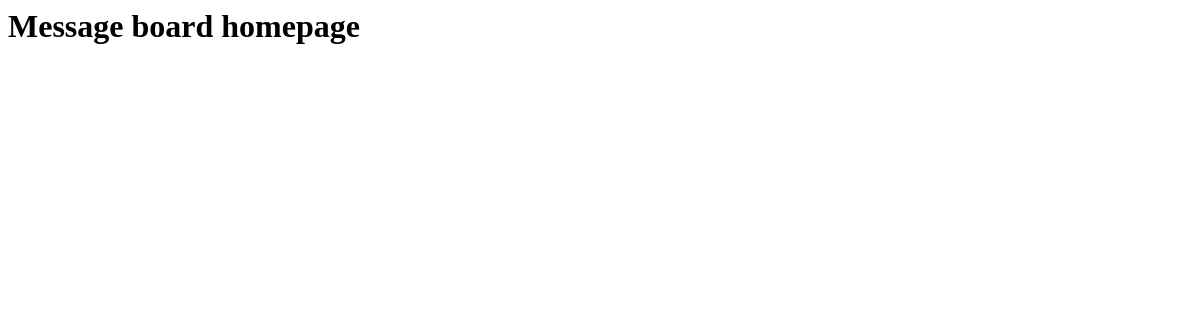
Before: / with the older database file.
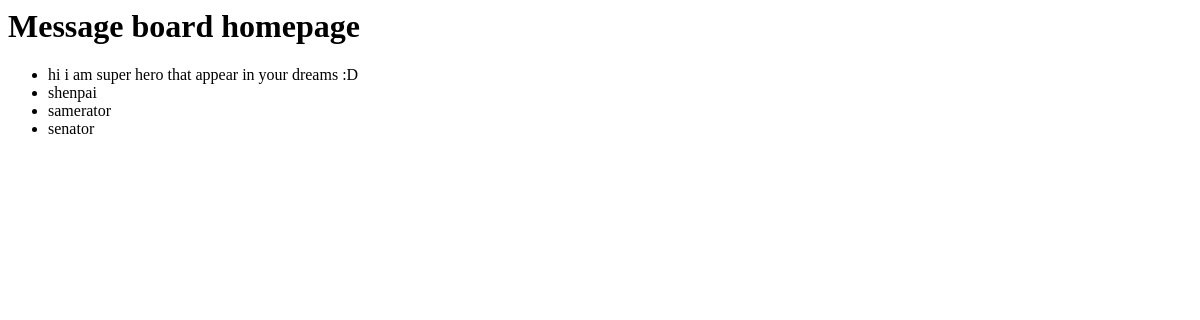
After: the same page with the newer database file.
### posts/models.py (models this page shows, shortened)
class Post(models.Model):
    text=models.TextField()

### posts/views.py (the view)
# urls.py: 2. Add a URL to urlpatterns:  path('', Home.as_view(), name='home')
class Home(ListView):
    model=Post
    template_name='home.html'
    context_object_name='all_posts_list'

### posts/templates/home.html (shortened to what this page needs)
<h1>Message board homepage</h1>
<ul>
{% for post in all_posts_list %}
<li>{{ post.text }}</li>
{% endfor %}

Changed rows visible on the page:
added Post: text "hi i am super hero that appear in your dreams :D"
added Post: text "shenpai"
added Post: text "samerator"
added Post: text "senator"
